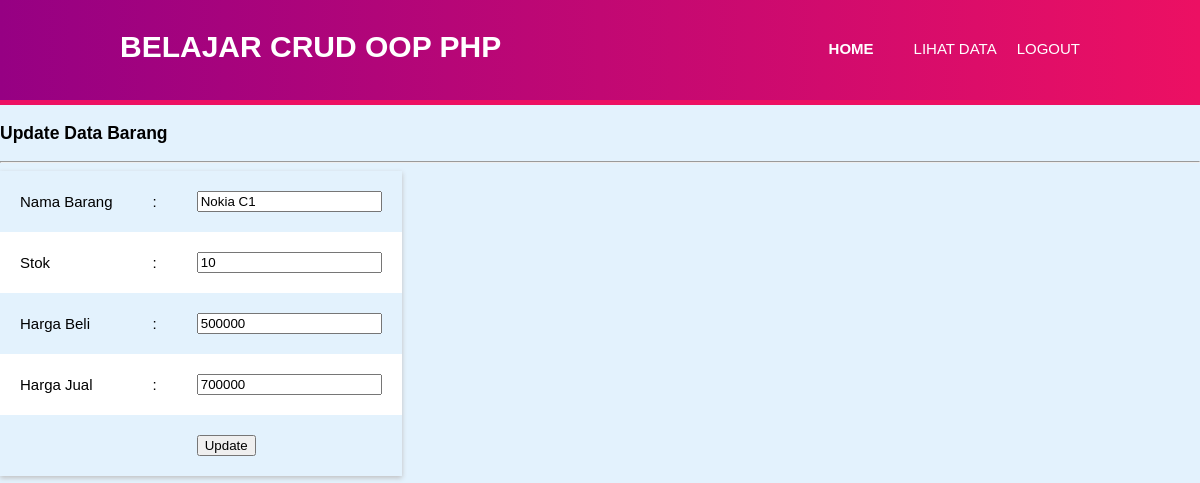
Screenshot of /edit.php?id=8 with the database file from the repository.
### tables this page shows
CREATE TABLE `tb_barang` (
  `id_barang` int(15) NOT NULL,
  `nama_barang` varchar(30) NOT NULL,
  `stok` int(30) NOT NULL,
  `harga_beli` int(50) NOT NULL,
  `harga_jual` int(30) NOT NULL
);

### koneksi.php (called while the page is built, shortened)
<?php
class database{
	var $host = "localhost";
	var $username = "root";
	var $password = "";
	var $database = "crud_oop";
	var $koneksi = "";
	function __construct(){
		$this->koneksi = mysqli_connect($this->host, $this->username, $this->password,$this->database);
	}
	function get_by_id($id_barang)
	{
		$query = mysqli_query($this->koneksi,"select * from tb_barang where id_barang='$id_barang'");
		return $query->fetch_array();
	}
}
?>

### edit.php (the view, shortened to what this page needs)
<?php
include('koneksi.php');
$db = new database();
$id_barang = $_GET['id'];
if(! is_null($id_barang))
{
	$data_barang = $db->get_by_id($id_barang);
}
else
{
	header('location:tampil.php');
}
?>
<!DOCTYPE html>
<html>
<head>
	<link rel="stylesheet" type="text/css" href="style.css">
</head>
<body>
<header>
	<div class="container">
	<div id="merk">
		<h1>BELAJAR CRUD OOP PHP</h1>
	</div>
	<nav>
		<ul>
			<li class="active"><a href="index.php">Home</a></li>
			<li><a href="tampil.php">Lihat Data</a></li>
			<span><a href="logout.php">Logout</a></span>
		</ul>
	</nav>
	</div>
</header>
<h3>Update Data Barang</h3>
<hr/>
<form method="post" action="proses_barang.php?action=update">
<table>
	<tr>
		<td>Nama Barang</td>
		<td>:</td>
		<td><input type="text" name="nama_barang" value="<?php echo $data_barang['nama_barang']; ?>"/></td>
	</tr>
	<tr>
		<td>Stok</td>
		<td>:</td>
		<td><input type="text" name="stok" value="<?php echo $data_barang['stok']; ?>"/></td>
	</tr>
	<tr>
		<td>Harga Beli</td>
		<td>:</td>
		<td><input type="text" name="harga_beli" value="<?php echo $data_barang['harga_beli']; ?>"/></td>
	</tr>
	<tr>
		<td>Harga Jual</td>
		<td>:</td>
		<td><input type="text" name="harga_jual" value="<?php echo $data_barang['harga_jual']; ?>"/></td>
	</tr>
	<tr>
		<td></td>
		<td></td>
		<td><input type="submit" name="tombol" value="Update"/></td>
	</tr>
</table>
</form>
</body>
</html>

### style.css (style rules this page uses)
body { margin: 0; padding: 0; font-size: 15px; font-family: sans-serif; background-color: #e3f2fd; }
.container { width: 80%; margin: auto; overflow: hidden; }
header { background: linear-gradient(to right, #960083, #ec1063); color: #fff; padding-top: 30px; min-height: 70px; border-bottom: 5px solid #ec1063; }
header #merk { float: left; }
header #merk h1 { margin: 0; }
header nav { float: right; margin-top: 10px; }
header li { float: left; display: inline; padding: 0 20px 0 20px; }
header a { color: #fff; text-decoration: none; text-transform: uppercase; font-size: 15px; }
ul { margin: 0; padding: 0; }
header #merk, header .active a { color: #fff; font-weight: bold; }
table { border:0px solid #0088FF; border-collapse: collapse; box-shadow: 0px 2px 5px silver; }
table th,td { padding: 20px; }
table tr:nth-child(2n) { background-color: #fff; }

### rows the page displays
tb_barang: nama_barang "Nokia C1", stok "10", harga_beli "500000", harga_jual "700000"
